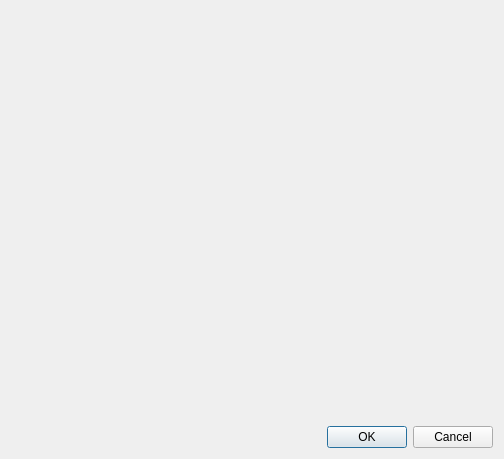
<?xml version="1.0" encoding="UTF-8"?>
<ui version="4.0">
 <class>SettingDialog</class>
 <widget class="QDialog" name="SettingDialog">
  <property name="geometry">
   <rect>
    <x>0</x>
    <y>0</y>
    <width>504</width>
    <height>459</height>
   </rect>
  </property>
  <property name="windowTitle">
   <string>ADBlock Setting</string>
  </property>
  <layout class="QVBoxLayout" name="verticalLayout" stretch="0,0">
   <item>
    <widget class="QWidget" name="main" native="true"/>
   </item>
   <item>
    <widget class="QDialogButtonBox" name="buttonBox">
     <property name="orientation">
      <enum>Qt::Horizontal</enum>
     </property>
     <property name="standardButtons">
      <set>QDialogButtonBox::Cancel|QDialogButtonBox::Ok</set>
     </property>
    </widget>
   </item>
  </layout>
 </widget>
 <resources/>
 <connections>
  <connection>
   <sender>buttonBox</sender>
   <signal>accepted()</signal>
   <receiver>SettingDialog</receiver>
   <slot>accept()</slot>
   <hints>
    <hint type="sourcelabel">
     <x>268</x>
     <y>423</y>
    </hint>
    <hint type="destinationlabel">
     <x>268</x>
     <y>224</y>
    </hint>
   </hints>
  </connection>
  <connection>
   <sender>buttonBox</sender>
   <signal>rejected()</signal>
   <receiver>SettingDialog</receiver>
   <slot>reject()</slot>
   <hints>
    <hint type="sourcelabel">
     <x>268</x>
     <y>423</y>
    </hint>
    <hint type="destinationlabel">
     <x>268</x>
     <y>224</y>
    </hint>
   </hints>
  </connection>
 </connections>
</ui>
